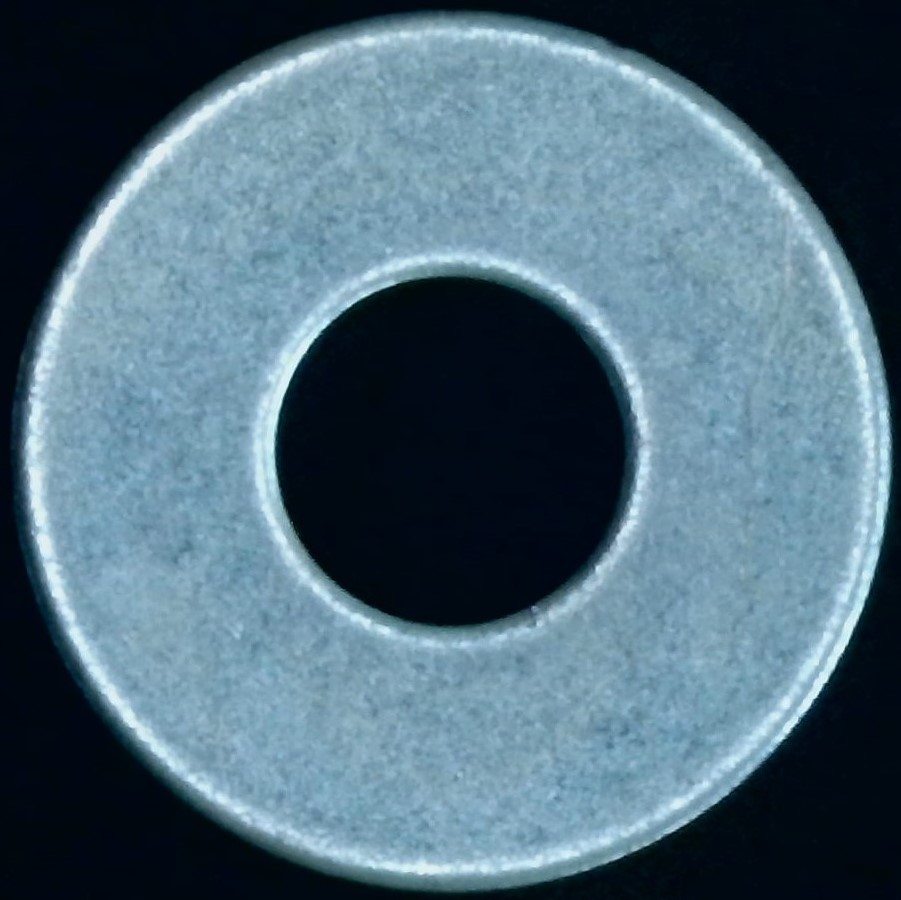
#> input picture implentations/06_washer_image_classfication/p1.jpg, 901 x 900 px
$ jupyter execute --allow-errors 02_DA_opencv_skimage.ipynb   (shell and % lines are left out)
#> lines starting #> are read from the running program, lines starting #| are printed output that depends on the picture
[cell 1]
import cv2
import random
import matplotlib.pyplot as plt
import numpy as np
import os

# Helping functions

[cell 2]
# Read all images from path
def read_database_images(dir_path):
    database_images = []
    #accept_exts = ['.jpg','.jpeg','.bmp','.png']
    accept_exts = ['.jpg']

    for root,dirs,files in os.walk(dir_path):
        for file in files:
            if os.path.splitext(file)[1].lower() in accept_exts:
                database_images.append(os.path.join(root,file))

    database_images = sorted(database_images)

    if(database_images) == 0:
        print("No images found")
        exit(1)

    print('{} images found. Type: {}'.format(len(database_images),type(database_images)))

    return database_images

# LOAD IMG
def load_img(path):
#> called with path = 'p1.jpg'
    img = cv2.imread(path)
#> img is the input picture: shape (900, 901, 3); mean B, G, R 121.6, 106.2, 80
    return img
# SAVE
def saveImg(img_name, img, f_type="", dirpath="output"):
    import datetime; currentDT = datetime.datetime.now().strftime("%y%m%d%H%M%S%f")
    path_str = dirpath +'/'+ img_name + "_" +f_type+'.jpg';
    cv2.imwrite(path_str, img)
# SHOW 1 IMG
def get_RGB(img): return cv2.cvtColor(img, cv2.COLOR_BGR2RGB)
def showImg(img):
    fig = plt.figure(figsize=(10,8))
    ax = fig.add_subplot(111)
    ax.imshow(get_RGB(img))
# SHOW 4 IMGs
def show4Img(Image1, Image2, Image3, Image4, title1="First", title2="Second", title3="Third", title4="Fourth"):
    # create figure
    fig = plt.figure(figsize=(13, 13))

    # setting values to rows and column variables
    rows = 2
    columns = 2

    # Adds a subplot at the 1st position
    fig.add_subplot(rows, columns, 1)

    # showing image
    plt.imshow(get_RGB(Image1))
    plt.axis('off')
    plt.title(title1)

    # Adds a subplot at the 2nd position
    fig.add_subplot(rows, columns, 2)

    # showing image
    plt.imshow(get_RGB(Image2))
    plt.axis('off')
    plt.title(title2)

    # Adds a subplot at the 3rd position
    fig.add_subplot(rows, columns, 3)

    # showing image
    plt.imshow(get_RGB(Image3))
    plt.axis('off')
    plt.title(title3)

    # Adds a subplot at the 4th position
    fig.add_subplot(rows, columns, 4)

    # showing image
    plt.imshow(get_RGB(Image4))
    plt.axis('off')
    plt.title(title4)

# Resize Image
def resize_img(img,resize_param = 0.5):

    x = int(img.shape[1] * resize_param)
    y = int(img.shape[0] * resize_param)
    size = (x,y)
    temp_img = cv2.resize(img,size)

    return temp_img

[cell 3]
p1 = load_img('p1.jpg')
nsabi_1 = load_img('nsabi_1.jpg')
#> call 2 of load_img, with path = 'nsabi_1.jpg'
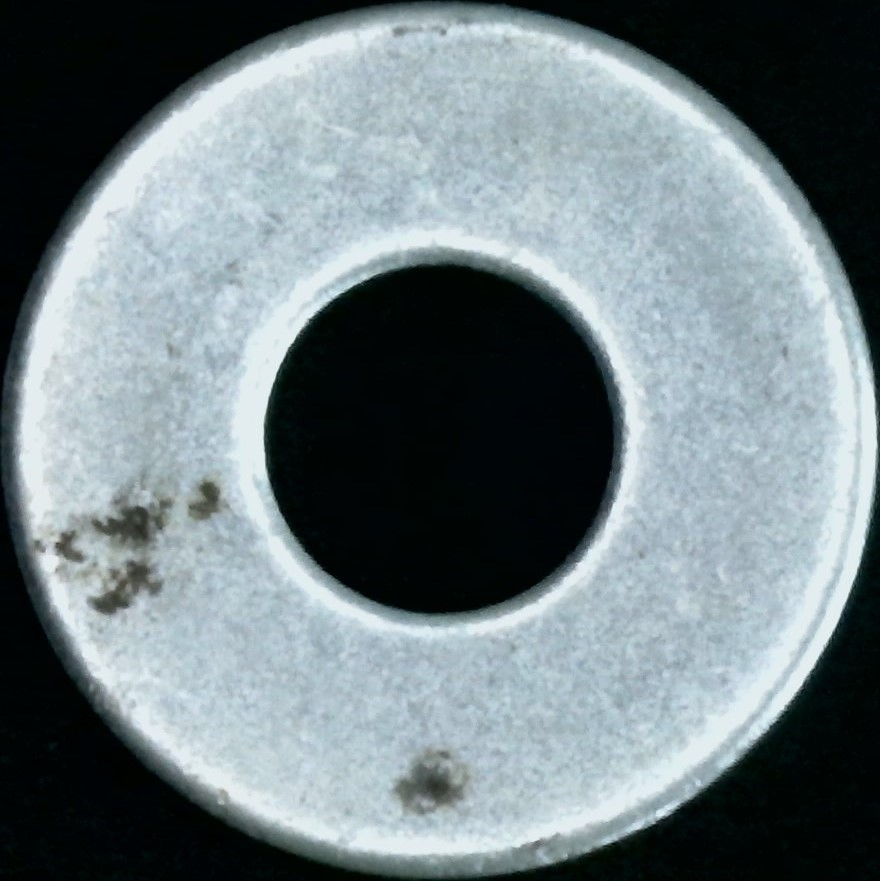
#> input picture implentations/06_washer_image_classfication/nsabi_1.jpg, 880 x 881 px
#> in load_img, img is the input picture: shape (881, 880, 3); mean B, G, R 132, 127.6, 115.2
nsure_1 = load_img('nsure1.jpg')
#> call 3 of load_img, with path = 'nsure1.jpg'
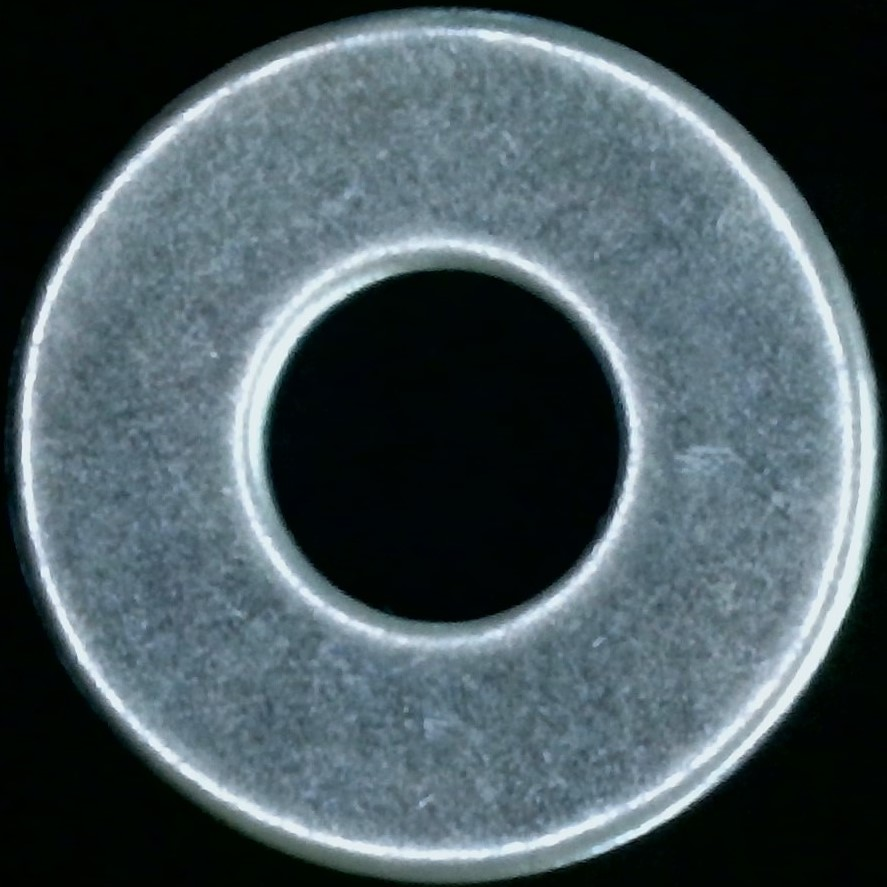
#> input picture implentations/06_washer_image_classfication/nsure1.jpg, 887 x 887 px
#> in load_img, img is the input picture: shape (887, 887, 3); mean B, G, R 93.9, 88.1, 73.5

# Flip

[cell 4]
# Along central x axis
def get_flip_x(img):
    return cv2.flip(img, 0)
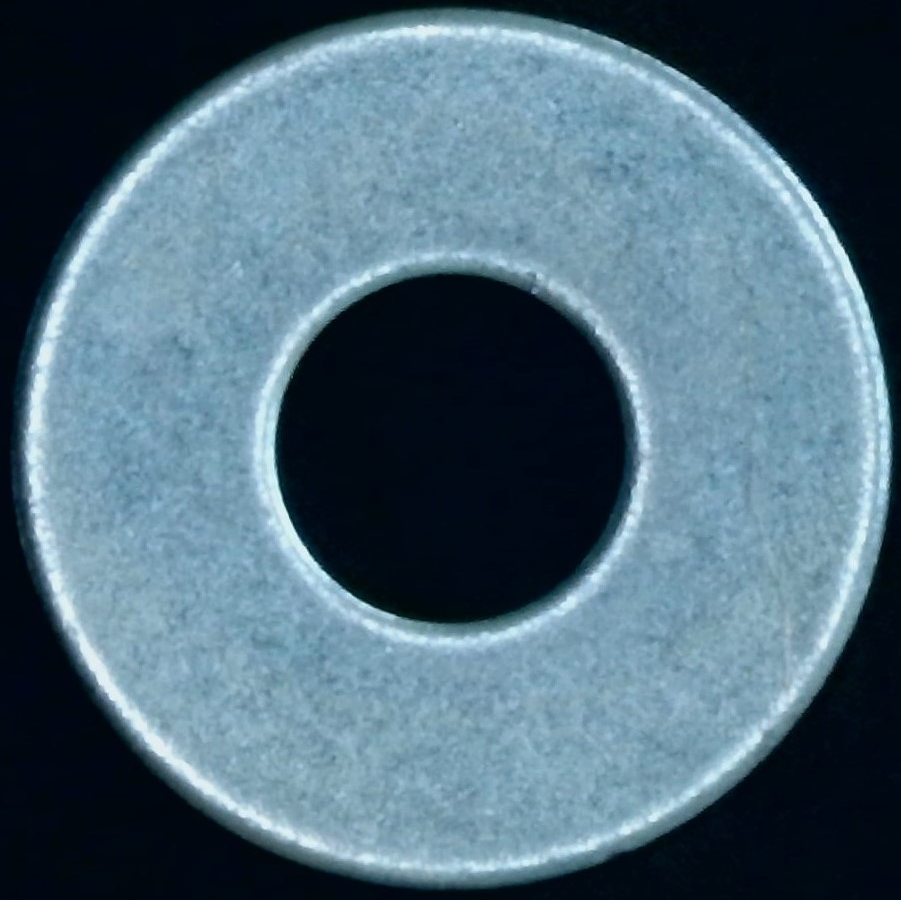
#> returned value: shape (900, 901, 3); mean of channels 0, 1, 2 121.6, 106.2, 80; drawn as B, G, R
# Along central y axis
def get_flip_y(img):
    return cv2.flip(img, 1)
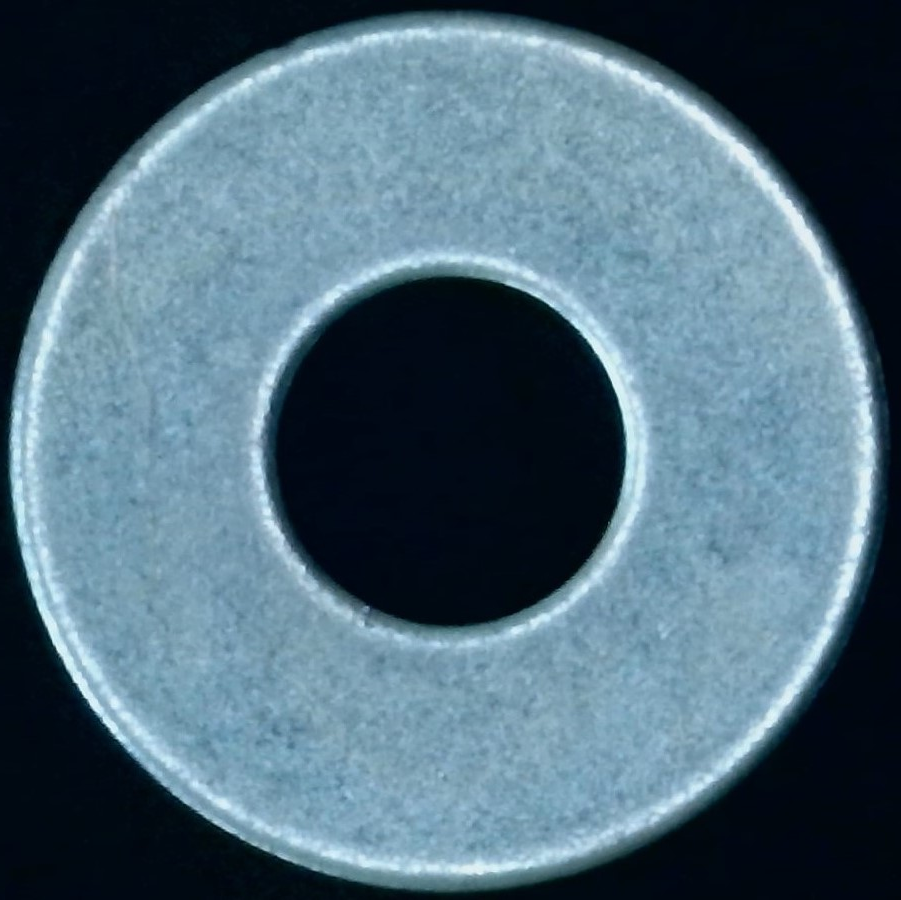
#> returned value: shape (900, 901, 3); mean of channels 0, 1, 2 121.6, 106.2, 80; drawn as B, G, R
# Along both axis
def get_flip_xy(img):
    return cv2.flip(img, -1)
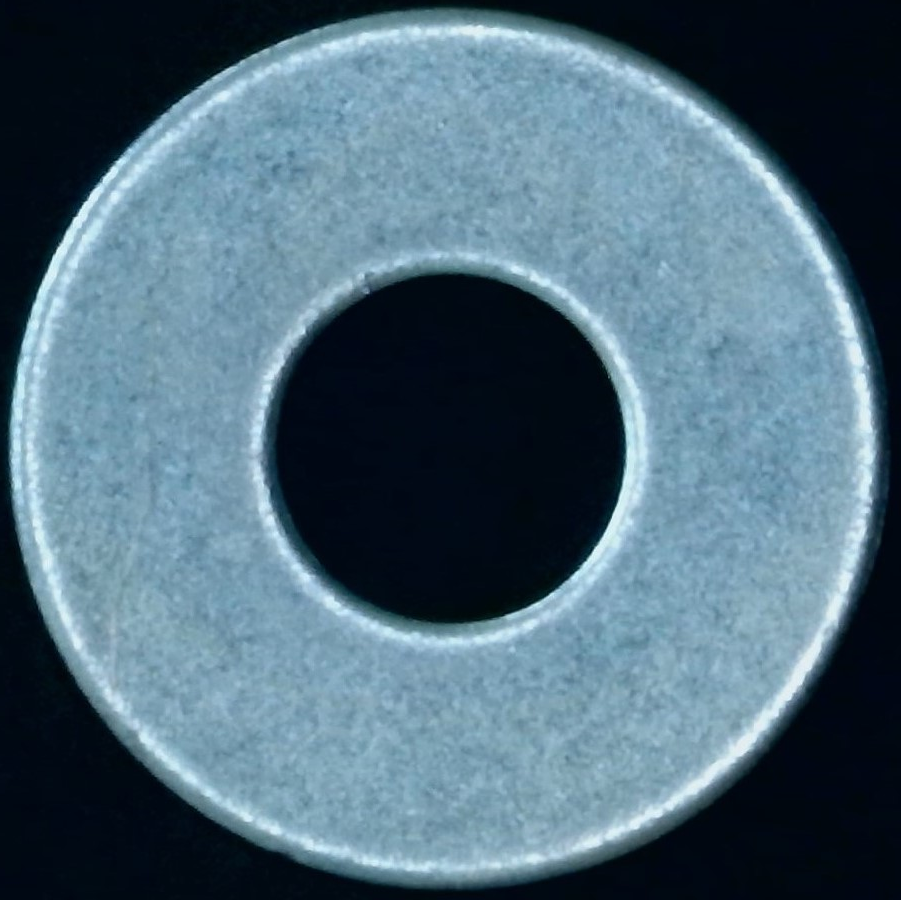
#> returned value: shape (900, 901, 3); mean of channels 0, 1, 2 121.6, 106.2, 80; drawn as B, G, R

[cell 5]
show4Img(p1, get_flip_x(p1), get_flip_y(p1), get_flip_xy(p1), "original", "flip_along_x", "flip_along_y", "flip_along_xy")
